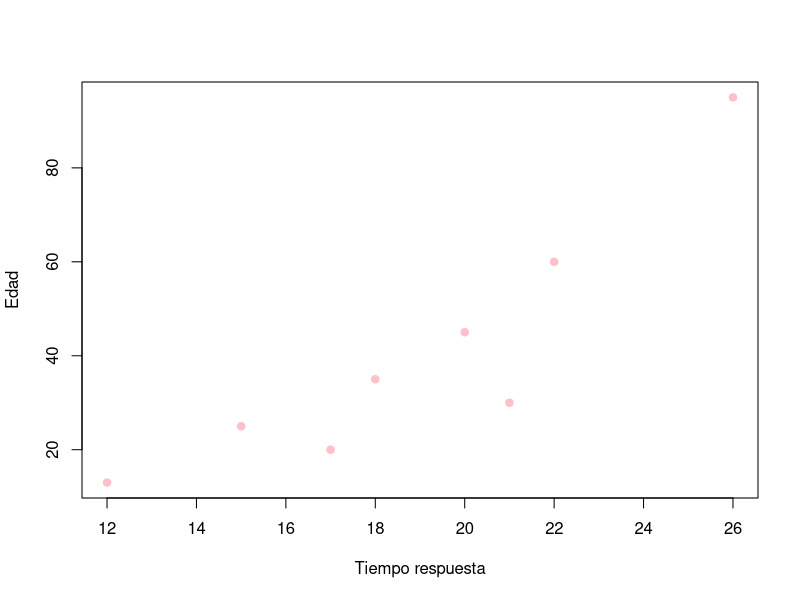
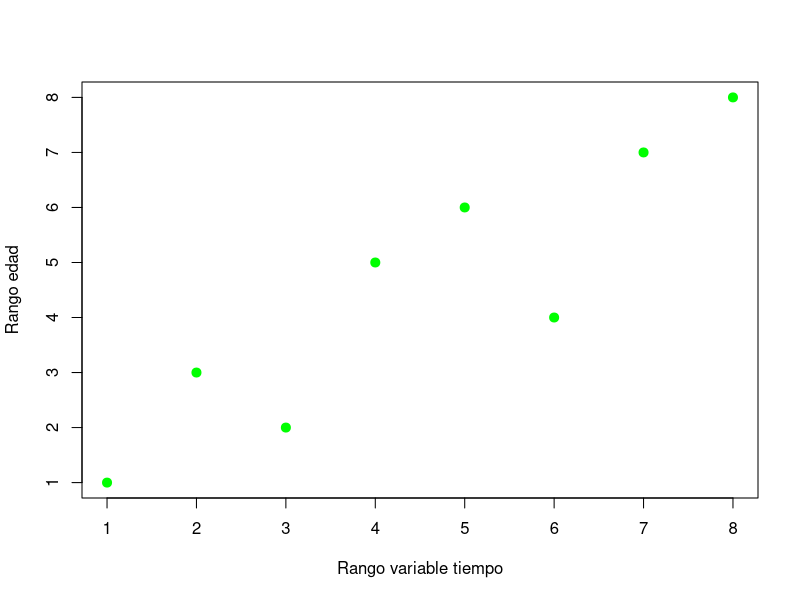
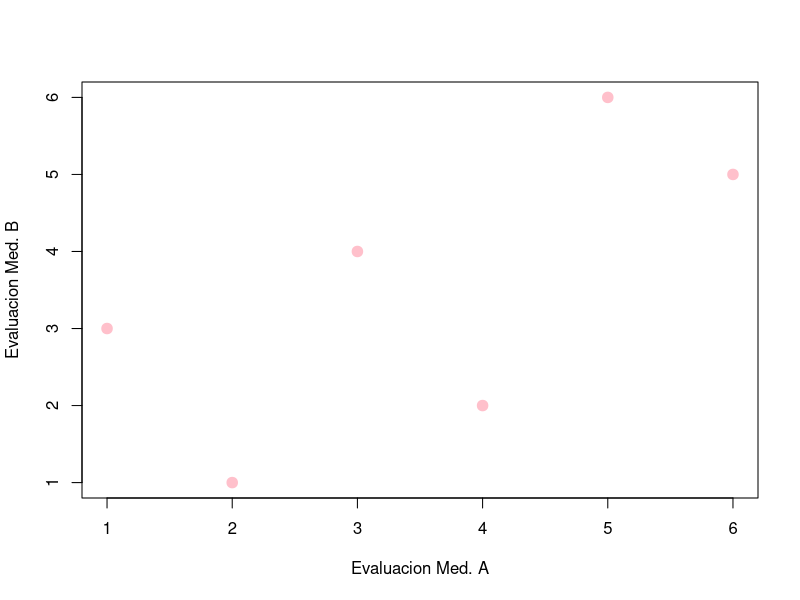

R code for these plots, in order:
resp <- data.frame(
  
  Tiempo = c(12, 15, 17, 18, 20, 21, 22, 26),
  
  Edad = c(13, 25, 20, 35, 45, 30, 60, 95)
  
)

resp

plot(resp$Tiempo, resp$Edad,
     
     col = "pink",
     
     pch = 19, 
     
     xlab = "Tiempo respuesta",
     
     ylab = "Edad")

#Crear nuevas columnas con los rangos (1 a 8)

resp$Rango_Tiempo <- rank(resp$Tiempo, ties.method = "first")

resp$Rango_Edad <- rank(resp$Edad, ties.method = "first")

#ver resultado

resp

plot(resp$Rango_Tiempo, resp$Rango_Edad,
     
     col = "green",
     
     pch = 19, #cambia el simbolo
     
     cex = 1.2, #Aumenta el tamaño del simbolo
     
     xlab = "Rango variable tiempo", #eje X
     
     ylab = "Rango edad" #eje Y
     
)


cor.test(resp$Rango_Tiempo, resp$Rango_Edad, method = "spearman")

tau <- data.frame(
  A = c(1,2,3,4,5,6),
  B = c(3,1,4,2,6,5)
)
cor.test(tau$A, tau$B, method = "kendall")

plot(tau$A, tau$B,
     col = "pink", # Color de datos
     pch = 19, # cambia la forma del simbolo
     cex = 1.4, # Modifica el tamaño del simbolo
     xlab = "Evaluacion Med. A", # Eje X
     ylab = "Evaluacion Med. B" # Eje Y
     )
# La evaluacion de la saludud de los pacientes por ambos Medicos 
# de forma individual no es coincidente
# su coeficiente de correlacion es medio (r = 0.47)
# y no presenta significancia estadistica (p-value = 0.2722)
